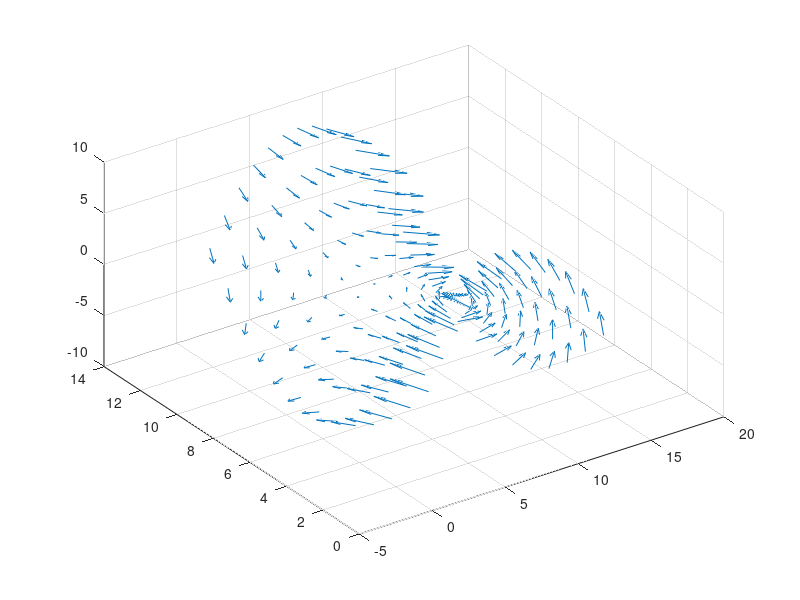

Source code (MATLAB):
x = -3:0.5:3;
y = -3:0.5:3;
[X,Y] = meshgrid(x, y);
Z = Y.^2 - X.^2;
[U,V,W] = surfnorm(Z);

figure
quiver3(Z,U,V,W)
view(-35,45)